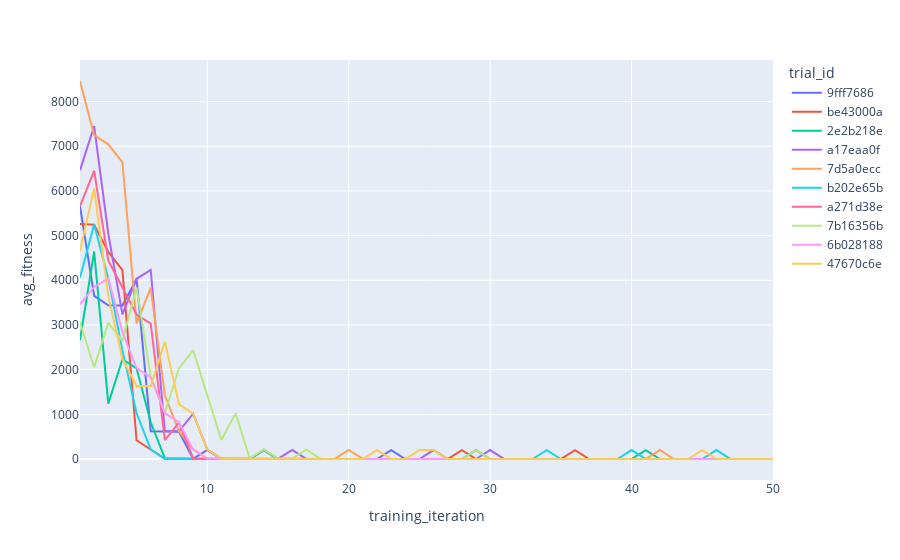

Notebook code for this chart:
### Code cell
top_runs = analysis.dataframe().sort_values("avg_fitness").head(10)["trial_id"].to_list()

fig = px.line(
    data_frame=pd.concat(analysis.trial_dataframes.values()).query(
        "trial_id in @top_runs"
    ),
    x="training_iteration",
    y="avg_fitness",
    color="trial_id",
)
fig.show()

### Figure 1 — Plotly figure (JSON) as saved in the notebook; plotly's stock layout.template omitted (floating-point values rounded to 4 significant figures)
{"data": [{"hovertemplate": "trial_id=9fff7686<br>training_iteration=%{x}<br>avg_fitness=%{y}<extra></extra>", "legendgroup": "9fff7686", "line": {"color": "#636efa", "dash": "solid"}, "marker": {"symbol": "circle"}, "mode": "lines", "name": "9fff7686", "orientation": "v", "showlegend": true, "type": "scatter", "x": [1, 2, 3, 4, 5, 6, 7, 8, 9, 10, 11, 12, 13, 14, 15, 16, 17, 18, 19, 20, 21, 22, 23, 24, 25, 26, 27, 28, 29, 30, 31, 32, 33, 34, 35, 36, 37, 38, 39, 40, 41, 42, 43, 44, 45, 46, 47, 48, 49, 50], "xaxis": "x", "y": [5660.0, 3649.0, 3441.0, 3435.0, 4030.0, 623.5, 616.6, 610.2, 4.75, 202.8, 2.425, 2.346, 2.004, 201.6, 1.133, 0.6362, 0.4354, 0.3445, 0.3208, 0.2605, 0.2693, 0.2929, 200.3, 0.2982, 0.3866, 0.2764, 0.3305, 0.3145, 200.4, 0.3395, 0.3538, 0.3114, 0.2861, 0.3324, 0.3543, 0.3392, 0.3191, 0.2849, 0.3237, 0.3566, 0.2895, 0.2993, 0.2996, 0.351, 0.3036, 0.2593, 0.2991, 0.3528, 0.3671, 0.2816], "yaxis": "y"}, {"hovertemplate": "trial_id=be43000a<br>training_iteration=%{x}<br>avg_fitness=%{y}<extra></extra>", "legendgroup": "be43000a", "line": {"color": "#EF553B", "dash": "solid"}, "marker": {"symbol": "circle"}, "mode": "lines", "name": "be43000a", "orientation": "v", "showlegend": true, "type": "scatter", "x": [1, 2, 3, 4, 5, 6, 7, 8, 9, 10, 11, 12, 13, 14, 15, 16, 17, 18, 19, 20, 21, 22, 23, 24, 25, 26, 27, 28, 29, 30, 31, 32, 33, 34, 35, 36, 37, 38, 39, 40, 41, 42, 43, 44, 45, 46, 47, 48, 49, 50], "xaxis": "x", "y": [5260.0, 5244.0, 4635.0, 4228.0, 419.1, 212.4, 5.017, 2.949, 2.604, 1.965, 1.655, 1.332, 0.9029, 200.7, 0.6042, 0.6626, 0.596, 0.5996, 0.4476, 0.4288, 0.2708, 0.2421, 0.3154, 0.3403, 0.3177, 0.3184, 0.3175, 200.3, 0.2595, 0.2852, 0.2385, 0.2345, 0.2589, 0.2862, 0.2863, 200.2, 0.3139, 0.3017, 0.2597, 0.1814, 0.3063, 0.2839, 0.2897, 0.2685, 0.1963, 0.2648, 0.2978, 0.2556, 0.272, 0.2679], "yaxis": "y"}, {"hovertemplate": "trial_id=2e2b218e<br>training_iteration=%{x}<br>avg_fitness=%{y}<extra></extra>", "legendgroup": "2e2b218e", "line": {"color": "#00cc96", "dash": "solid"}, "marker": {"symbol": "circle"}, "mode": "lines", "name": "2e2b218e", "orientation": "v", "showlegend": true, "type": "scatter", "x": [1, 2, 3, 4, 5, 6, 7, 8, 9, 10, 11, 12, 13, 14, 15, 16, 17, 18, 19, 20, 21, 22, 23, 24, 25, 26, 27, 28, 29, 30, 31, 32, 33, 34, 35, 36, 37, 38, 39, 40, 41, 42, 43, 44, 45, 46, 47, 48, 49, 50], "xaxis": "x", "y": [2660.0, 4648.0, 1239.0, 2234.0, 2029.0, 821.8, 14.29, 6.441, 2.844, 1.775, 1.57, 1.428, 1.319, 1.123, 1.056, 0.9484, 0.9323, 0.9212, 0.9792, 0.8868, 0.8234, 0.5999, 0.3002, 0.2532, 0.2697, 0.3296, 0.255, 0.2756, 0.2788, 0.3295, 0.2189, 0.3058, 0.2406, 0.3956, 0.2155, 0.2875, 0.2687, 0.276, 0.2651, 0.2548, 200.2, 0.2473, 0.2442, 0.2462, 0.2686, 0.2996, 0.2564, 0.3862, 0.2645, 0.2427], "yaxis": "y"}, {"hovertemplate": "trial_id=a17eaa0f<br>training_iteration=%{x}<br>avg_fitness=%{y}<extra></extra>", "legendgroup": "a17eaa0f", "line": {"color": "#ab63fa", "dash": "solid"}, "marker": {"symbol": "circle"}, "mode": "lines", "name": "a17eaa0f", "orientation": "v", "showlegend": true, "type": "scatter", "x": [1, 2, 3, 4, 5, 6, 7, 8, 9, 10, 11, 12, 13, 14, 15, 16, 17, 18, 19, 20, 21, 22, 23, 24, 25, 26, 27, 28, 29, 30, 31, 32, 33, 34, 35, 36, 37, 38, 39, 40, 41, 42, 43, 44, 45, 46, 47, 48, 49, 50], "xaxis": "x", "y": [6460.0, 7451.0, 5044.0, 3238.0, 4034.0, 4230.0, 625.2, 619.4, 1014.0, 208.5, 4.889, 3.211, 2.526, 2.186, 1.772, 201.5, 1.318, 1.024, 0.8617, 0.6974, 0.5834, 0.62, 0.4263, 0.4493, 0.4597, 200.4, 0.4521, 0.5177, 0.4973, 200.4, 0.4506, 0.336, 0.3987, 0.4349, 0.3783, 0.3388, 0.3198, 0.3303, 0.3661, 0.3234, 0.4167, 0.3232, 0.3628, 0.3714, 0.4091, 0.2164, 0.2961, 0.3479, 0.2755, 0.3092], "yaxis": "y"}, {"hovertemplate": "trial_id=7d5a0ecc<br>training_iteration=%{x}<br>avg_fitness=%{y}<extra></extra>", "legendgroup": "7d5a0ecc", "line": {"color": "#FFA15A", "dash": "solid"}, "marker": {"symbol": "circle"}, "mode": "lines", "name": "7d5a0ecc", "orientation": "v", "showlegend": true, "type": "scatter", "x": [1, 2, 3, 4, 5, 6, 7, 8, 9, 10, 11, 12, 13, 14, 15, 16, 17, 18, 19, 20, 21, 22, 23, 24, 25, 26, 27, 28, 29, 30, 31, 32, 33, 34, 35, 36, 37, 38, 39, 40, 41, 42, 43, 44, 45, 46, 47, 48, 49, 50], "xaxis": "x", "y": [8460.0, 7251.0, 7043.0, 6638.0, 3034.0, 3830.0, 1425.0, 619.8, 213.8, 8.433, 5.259, 3.613, 2.78, 2.181, 1.875, 1.666, 1.558, 1.481, 1.383, 201.2, 1.169, 0.9817, 0.8032, 0.7299, 0.5717, 0.4069, 0.3904, 0.3802, 0.3453, 0.312, 0.3563, 0.3321, 0.4233, 0.3063, 0.4983, 0.3636, 0.3486, 0.4362, 0.4476, 0.3256, 0.3404, 200.5, 0.3588, 0.4046, 0.3653, 0.362, 0.4085, 0.3799, 0.3168, 0.3043], "yaxis": "y"}, {"hovertemplate": "trial_id=b202e65b<br>training_iteration=%{x}<br>avg_fitness=%{y}<extra></extra>", "legendgroup": "b202e65b", "line": {"color": "#19d3f3", "dash": "solid"}, "marker": {"symbol": "circle"}, "mode": "lines", "name": "b202e65b", "orientation": "v", "showlegend": true, "type": "scatter", "x": [1, 2, 3, 4, 5, 6, 7, 8, 9, 10, 11, 12, 13, 14, 15, 16, 17, 18, 19, 20, 21, 22, 23, 24, 25, 26, 27, 28, 29, 30, 31, 32, 33, 34, 35, 36, 37, 38, 39, 40, 41, 42, 43, 44, 45, 46, 47, 48, 49, 50], "xaxis": "x", "y": [4061.0, 5247.0, 4038.0, 2431.0, 1023.0, 213.9, 6.189, 3.044, 1.482, 1.206, 0.7876, 0.6083, 0.5264, 200.5, 0.4388, 0.4299, 0.3119, 0.3571, 0.3399, 0.3376, 0.3502, 0.3374, 0.2362, 0.2675, 0.2579, 0.2618, 0.275, 0.2407, 0.2265, 0.3291, 0.2699, 0.2389, 0.2488, 200.2, 0.307, 0.2958, 0.2765, 0.2909, 0.2854, 200.4, 0.2677, 0.3094, 0.3184, 0.2683, 0.2763, 200.3, 0.2766, 0.2605, 0.2438, 0.2926], "yaxis": "y"}, {"hovertemplate": "trial_id=a271d38e<br>training_iteration=%{x}<br>avg_fitness=%{y}<extra></extra>", "legendgroup": "a271d38e", "line": {"color": "#FF6692", "dash": "solid"}, "marker": {"symbol": "circle"}, "mode": "lines", "name": "a271d38e", "orientation": "v", "showlegend": true, "type": "scatter", "x": [1, 2, 3, 4, 5, 6, 7, 8, 9, 10, 11, 12, 13, 14, 15, 16, 17, 18, 19, 20, 21, 22, 23, 24, 25, 26, 27, 28, 29, 30, 31, 32, 33, 34, 35, 36, 37, 38, 39, 40, 41, 42, 43, 44, 45, 46, 47, 48, 49, 50], "xaxis": "x", "y": [5660.0, 6451.0, 4444.0, 3838.0, 3233.0, 3029.0, 423.7, 817.6, 12.15, 7.882, 5.235, 3.39, 2.222, 2.024, 1.844, 1.416, 0.9521, 0.8224, 0.7215, 0.602, 0.5873, 0.5107, 0.5052, 0.418, 0.494, 0.4243, 0.4201, 0.3377, 0.4634, 0.3689, 0.3851, 0.4268, 0.4303, 0.3475, 0.34, 0.3271, 0.3261, 0.3539, 0.327, 0.3634, 0.3176, 0.3317, 0.3493, 0.3146, 0.2956, 0.3733, 0.3023, 0.3089, 0.2791, 0.3021], "yaxis": "y"}, {"hovertemplate": "trial_id=7b16356b<br>training_iteration=%{x}<br>avg_fitness=%{y}<extra></extra>", "legendgroup": "7b16356b", "line": {"color": "#B6E880", "dash": "solid"}, "marker": {"symbol": "circle"}, "mode": "lines", "name": "7b16356b", "orientation": "v", "showlegend": true, "type": "scatter", "x": [1, 2, 3, 4, 5, 6, 7, 8, 9, 10, 11, 12, 13, 14, 15, 16, 17, 18, 19, 20, 21, 22, 23, 24, 25, 26, 27, 28, 29, 30, 31, 32, 33, 34, 35, 36, 37, 38, 39, 40, 41, 42, 43, 44, 45, 46, 47, 48, 49, 50], "xaxis": "x", "y": [3060.0, 2054.0, 3049.0, 2644.0, 3841.0, 1838.0, 1035.0, 2033.0, 2431.0, 1429.0, 425.3, 1022.0, 18.18, 215.5, 13.22, 10.87, 209.0, 7.503, 6.066, 4.751, 3.593, 2.559, 1.699, 1.119, 0.7684, 0.5862, 0.4296, 0.3739, 200.3, 0.3015, 0.396, 0.3207, 0.3127, 0.3672, 0.3627, 0.3263, 0.2528, 0.2585, 0.222, 0.2035, 0.2378, 0.226, 0.1574, 0.1341, 0.1826, 0.1996, 0.1429, 0.1757, 0.162, 0.185], "yaxis": "y"}, {"hovertemplate": "trial_id=6b028188<br>training_iteration=%{x}<br>avg_fitness=%{y}<extra></extra>", "legendgroup": "6b028188", "line": {"color": "#FF97FF", "dash": "solid"}, "marker": {"symbol": "circle"}, "mode": "lines", "name": "6b028188", "orientation": "v", "showlegend": true, "type": "scatter", "x": [1, 2, 3, 4, 5, 6, 7, 8, 9, 10, 11, 12, 13, 14, 15, 16, 17, 18, 19, 20, 21, 22, 23, 24, 25, 26, 27, 28, 29, 30, 31, 32, 33, 34, 35, 36, 37, 38, 39, 40, 41, 42, 43, 44, 45, 46, 47, 48, 49, 50], "xaxis": "x", "y": [3460.0, 3851.0, 4044.0, 2838.0, 2034.0, 1830.0, 1026.0, 820.1, 214.7, 9.017, 4.759, 2.483, 1.065, 0.6516, 0.5071, 0.4287, 0.3977, 0.4116, 0.4303, 0.3921, 0.4365, 0.426, 0.4581, 0.4218, 0.4324, 0.3395, 0.2648, 0.2624, 0.1885, 0.2395, 0.172, 0.2136, 0.177, 0.1571, 0.1425, 0.2154, 0.1805, 0.18, 0.2299, 0.2188, 0.1842, 0.1961, 0.221, 0.1631, 0.1932, 0.204, 0.1948, 0.2413, 0.1809, 0.2405], "yaxis": "y"}, {"hovertemplate": "trial_id=47670c6e<br>training_iteration=%{x}<br>avg_fitness=%{y}<extra></extra>", "legendgroup": "47670c6e", "line": {"color": "#FECB52", "dash": "solid"}, "marker": {"symbol": "circle"}, "mode": "lines", "name": "47670c6e", "orientation": "v", "showlegend": true, "type": "scatter", "x": [1, 2, 3, 4, 5, 6, 7, 8, 9, 10, 11, 12, 13, 14, 15, 16, 17, 18, 19, 20, 21, 22, 23, 24, 25, 26, 27, 28, 29, 30, 31, 32, 33, 34, 35, 36, 37, 38, 39, 40, 41, 42, 43, 44, 45, 46, 47, 48, 49, 50], "xaxis": "x", "y": [4660.0, 6051.0, 3644.0, 2239.0, 1635.0, 1631.0, 2627.0, 1222.0, 1016.0, 210.8, 6.028, 3.715, 2.463, 1.547, 1.192, 0.7865, 0.5804, 0.5172, 0.5306, 0.4921, 0.4594, 200.4, 0.3352, 0.3514, 200.4, 200.3, 0.2686, 0.3234, 0.2778, 0.33, 0.2412, 0.3153, 0.26, 0.2948, 0.2351, 0.2882, 0.3126, 0.2495, 0.2454, 0.2961, 0.2495, 0.207, 0.2823, 0.2064, 200.3, 0.2398, 0.1992, 0.2094, 0.2017, 0.1993], "yaxis": "y"}], "layout": {"legend": {"title": {"text": "trial_id"}, "tracegroupgap": 0}, "margin": {"t": 60}, "xaxis": {"anchor": "y", "domain": [0, 1], "title": {"text": "training_iteration"}}, "yaxis": {"anchor": "x", "domain": [0, 1], "title": {"text": "avg_fitness"}}}}
